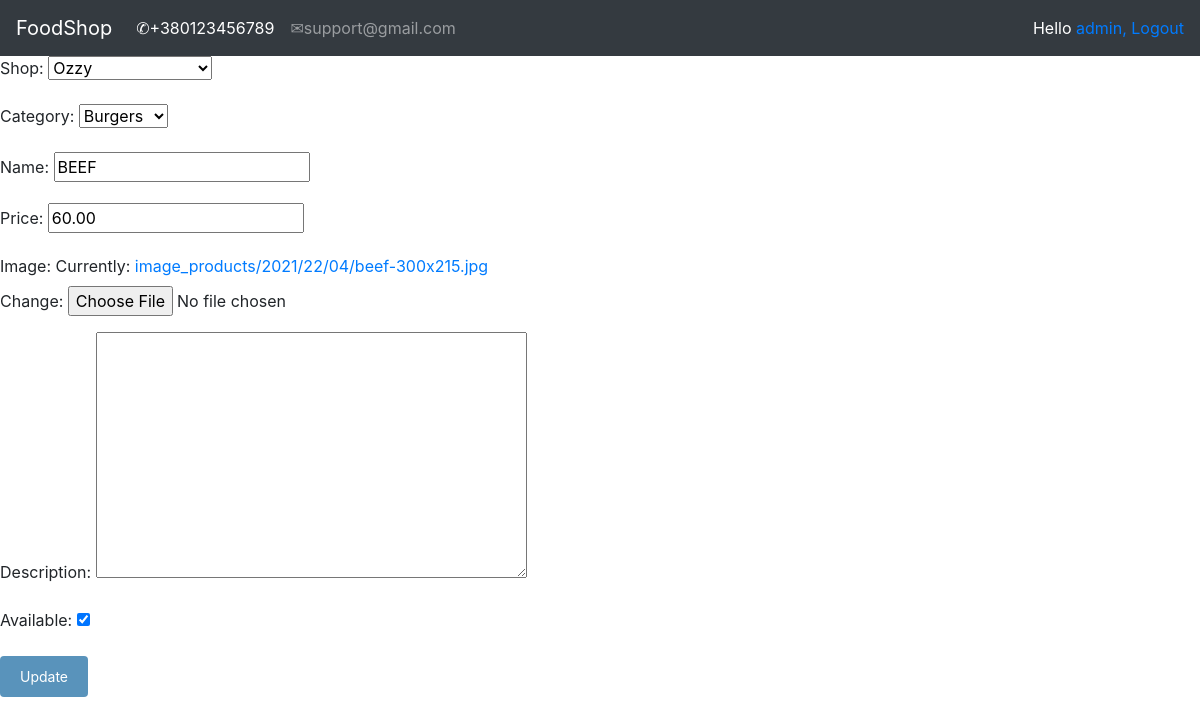
Page /account/update_product/1/beef/ (signed in) on the earlier database version.
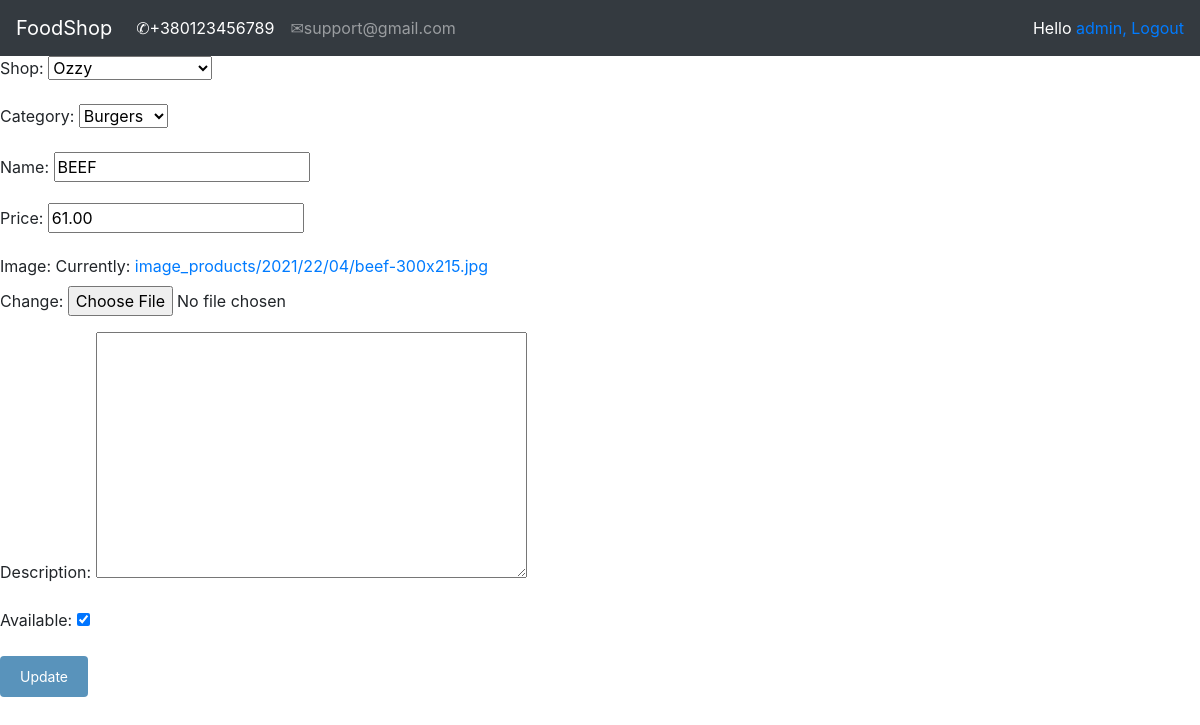
Same page on the later database version.
### shop/models.py (models this page shows, shortened)
class Product(models.Model):
    shop = models.ForeignKey(Shop, on_delete=models.CASCADE)
    category = models.ForeignKey(Category, on_delete=models.CASCADE)
    name = models.CharField(max_length=150, db_index=True)
    slug = models.SlugField(max_length=150, db_index=True)
    image = models.ImageField(upload_to='image_products/%Y/%d/%m', default='image_products/no_img.png')
    description = models.TextField(blank=True)
    price = models.DecimalField(max_digits=10, decimal_places=2)
    available = models.BooleanField(default=True)
    created = models.DateTimeField(auto_now_add=True)
    updated = models.DateTimeField(auto_now=True)
    objects = ProductManager()
    class Meta:
        ordering = ('name',)
        index_together = (('id', 'slug'),)
        default_related_name = "products"

### account/views.py (the view)
# urls.py: path('update_product/<int:id>/<slug:slug>/', views.updateProduct, name='update_product'),
@login_required
def updateProduct(request, id, slug):
    product = Product.objects.get(id=id, slug=slug)
    form = CreateProductForm(instance=product)
    if request.method == 'POST':
        form = CreateProductForm(request.POST, instance=product)
        if form.is_valid():
            form.save()
            return redirect('/')
    context = {"form": form}
    return render(request, 'registration/CRUD/update_product.html', context)

### account/forms.py
class CreateProductForm(forms.ModelForm):
    class Meta:
        model = Product
        fields = ['shop', 'category', 'name', 'price', 'image', 'description', 'available']

### orderlist/context_processors.py (called while the page is built)
def orderlist(request):
    return {'orderlist': OrderList(request)}

### shop/models.py (called while the page is built)
    def __str__(self):
        return self.name

    def __str__(self):
        return self.name

### templates/registration/CRUD/update_product.html (shortened to what this page needs)
{% extends 'registration/base.html' %}
{% load static %}
{% block context %}
<form action="" method="POST" enctype="multipart/form-data">
    {{ form.as_p }}
    <p><input type="submit" value="Update"></p>
</form>
{% endblock %}

Differences in the rows shown:
changed Product "Ozzy": price "60.00" → "61.00"
